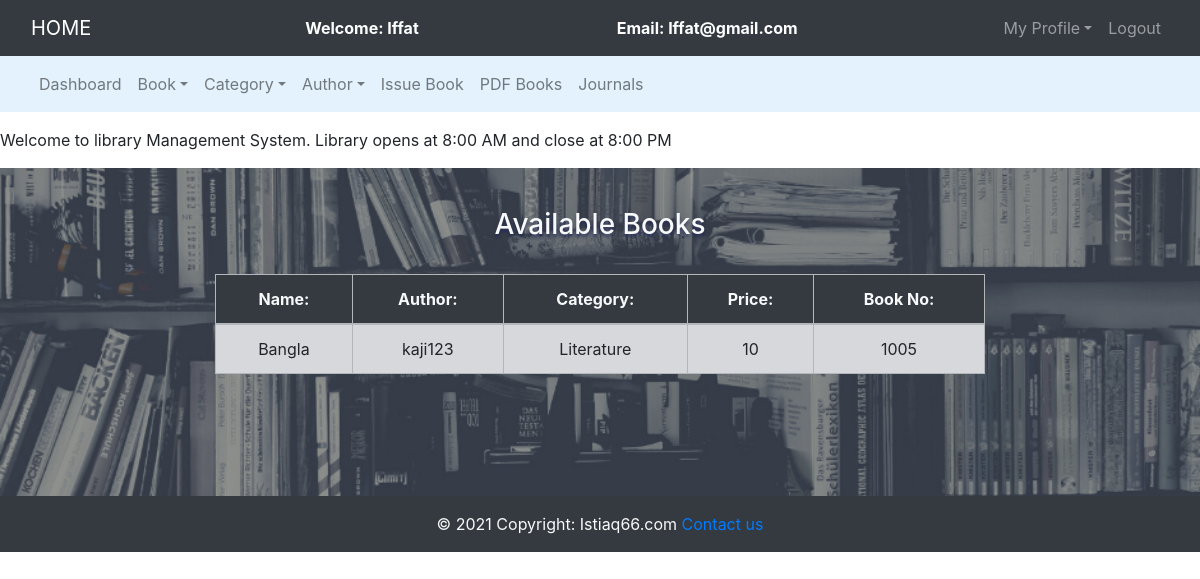
The app's page /regbooks.php (signed in) with its own data.
### tables this page shows
CREATE TABLE `books` (
  `book_id` int(11) NOT NULL,
  `book_name` varchar(255) NOT NULL,
  `book_author` varchar(255) NOT NULL,
  `cat_name` varchar(255) NOT NULL,
  `book_no` int(11) NOT NULL,
  `book_price` int(11) NOT NULL
);

### regbooks.php (the view, shortened to what this page needs)
<?php
include 'Connection.php';
if (isset($_GET['page'])) {
    $page = $_GET['page'];
} else {
    $page = 1;
}
$num_per_page = 05;
$start_from = ($page - 1) * 05;
$query = "select books.book_id, books.book_name,books.book_no,books.cat_name,books.book_price,books.book_author from books order by book_id desc limit $start_from,$num_per_page";
?>
<!DOCTYPE html>
<html>
<head>
    <link rel="stylesheet" type="text/css" href="bootstrap-4.4.1/css/bootstrap.min.css">
    <link rel="stylesheet" href="../tyle.css">
</head>
<body>
    <nav class="navbar navbar-expand-lg navbar-dark bg-dark">
        <div class="container-fluid">
            <div class="navbar-header">
                <a class="navbar-brand" href="index.php">HOME</a>
            </div>
            <font style="color: white"><span><strong>Welcome: <?php echo $_SESSION['name']; ?></strong></span></font>
            <font style="color: white"><span><strong>Email: <?php echo $_SESSION['email']; ?></strong></span></font>
            <ul class="nav navbar-nav navbar-right">
                <li class="nav-item dropdown">
                    <a class="nav-link dropdown-toggle" data-toggle="dropdown">My Profile</a>
                </li>
                <li class="nav-item"><a class="nav-link" href="../logout.php">Logout</a></li>
            </ul>
        </div>
    </nav>
    <nav class="navbar navbar-expand-lg navbar-light" style="background-color: #e3f2fd">
        <div class="container-fluid">
            <ul class="nav navbar-nav navbar-center">
                <li class="nav-item">
                    <a href="admin.php" class="nav-link">Dashboard</a>
                </li>
                <li class="nav-item dropdown">
                    <a class="nav-link dropdown-toggle" data-toggle="dropdown">Book</a>
                </li>
                <li class="nav-item dropdown">
                    <a class="nav-link dropdown-toggle" data-toggle="dropdown">Category</a>
                </li>
                <li class="nav-item dropdown">
                    <a class="nav-link dropdown-toggle" data-toggle="dropdown">Author</a>
                </li>
                <li class="nav-item">
                    <a href="issue_book.php" class="nav-link">Issue Book</a>
                </li>
                <li class="nav-item">
                    <a href="pdf_up.php" class="nav-link">PDF Books</a>
                </li>
                <li class="nav-item">
                    <a href="journal_up.php" class="nav-link">Journals</a>
                </li>
            </ul>
        </div>
    </nav>
    <div class="py-3">
        <marquee>Welcome to library Management System. Library opens at 8:00 AM and close at 8:00 PM</marquee>
    </div>
    <div class="container-fluid manage_books">
        <div class="container">
            <h3 class="text-center text-light pb-4">Available Books</h3>
            <table class="table table-bordered table-hover table-secondary">
                <thead class="bg-dark text-light">
                    <tr class="text-center">
                        <th>Name:</th>
                        <th>Author:</th>
                        <th>Category:</th>
                        <th>Price:</th>
                        <th>Book No:</th>
                    </tr>
                </thead>
                <?php
                $query_run = mysqli_query($con, $query);
                while ($row = mysqli_fetch_assoc($query_run)) {
                    $book_name = $row['book_name'];
                    $author = $row['book_author'];
                    $cat = $row['cat_name'];
                    $price = $row['book_price'];
                    $book_no = $row['book_no'];
                ?>
                    <tr class=" text-center">
                        <td><?php echo $book_name; ?></td>
                        <td><?php echo $author; ?></td>
                        <td><?php echo $cat; ?></td>
                        <td><?php echo $price; ?></td>
                        <td><?php echo $book_no; ?></td>
                    </tr>
                <?php
                }
                ?>
            </table>
        </div>
    </div>
    <footer class="bg-light text-center text-lg-start">
        <div class="text-center p-3 text-light bg-dark">
            © 2021 Copyright:
            <a class="text-light" href="https://www.istiaq66.codes">Istiaq66.com</a>
            <a href="../contact.php">Contact us</a>
        </div>
    </footer>
</body>
</html>

### tyle.css (style rules this page uses)
* { margin: 0; padding: 0; }
body { box-sizing: border-box; }
.manage_books { background-image: url('bg2.png'); background-size: cover; background-repeat: no-repeat; background-position: center; padding: 40px 200px 106px 200px; }
h3 { text-shadow: rgba(25, 30, 95, 0.5) 0px 3px 3px; }

### records on screen
books: book_name "Bangla", book_author "kaji123", cat_name "Literature", book_price "10", book_no "1005"

### other values on screen
$_SESSION['name'] "Iffat"
$_SESSION['email'] "Iffat@gmail.com"
